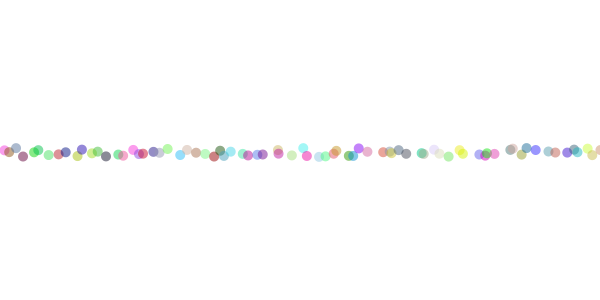
Frame 1 (no input)
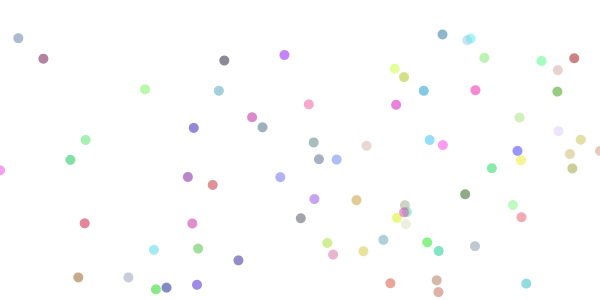
Frame 60 (the mouse pressed at the canvas centre just before this capture)
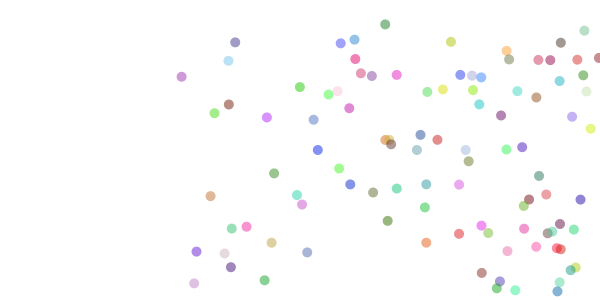
Frame 120 (the mouse held since frame 60 and released just before this capture)

The Processing sketch that drew these frames (run headless with seeded random() and noise(); from frame 60 on, the mouse is pressed at the canvas centre):

// Processing sketch: intro_objects2
// ── intro_objects2.pde
ball[] ourBalls = new ball[100];

void setup() {
  size(600, 300);
  for (int i = 0; i < 100; i++) {
    ourBalls[i] = new ball(i*8, height/2);
  }
}

void draw() {
  background(255);
  for (int i = 0; i < 100; i++) {
    ourBalls[i].display();
  }

}

void mousePressed() {
  for (int i = 0; i < 100; i++) {
    ourBalls[i] = new ball(mouseX, mouseY);
  }
}


// ── classes.pde
class ball { 

  float ballX, ballY, speedX, speedY, ballR, ballG, ballB, ballSize;

  ball(float x, float y) {
    ballX = x;
    ballY = y;
    speedX = random(-2, 8);
    speedY = random(-2, 7);
    ballR = random (255);
    ballG = random (255);
    ballB = random (255);
    ballSize = random(10,1);
    noStroke();
  }

  void moveBall() {
    ballX += speedX;
    ballY += speedY;
  }

  void bounceBall() {
    if (ballX > width-(ballSize/2) || ballX < 0+(ballSize/2)) speedX= - speedX;
    if (ballY > height-(ballSize/2) || ballY < 0+(ballSize/2)) speedY= - speedY;
  }

  void drawBall() {
    fill (ballR, ballG, ballB, 127);
    ellipse(ballX, ballY, ballSize, ballSize);
  }

  void display() {
    moveBall();
    bounceBall();
    drawBall();
  }
}
